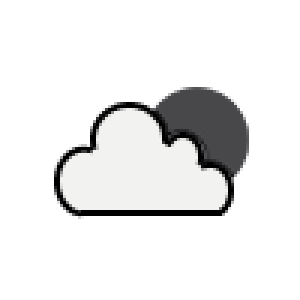
#> input picture images/new/02d.png, 100 x 100 px (shown 3 times larger)
$ python -i weather_station.py   (imports and definitions only)
#> lines starting #> are read from the running program, lines starting #| are printed output that depends on the picture
#> further down, picture is the input picture: PIL image 100x100 RGBA; mean R, G, B, A 35.5, 35.5, 35.5, 55.3
from PIL import Image
from PIL import  ImageDraw
from PIL import  ImageFont
import datetime
import io
from matplotlib import pyplot as plt
from matplotlib import dates as mdates
import os
import sys
import random
import json
from dotenv import load_dotenv

import weather as wlib


def transparency_to_white(image):
    ''' Changes transparency in PNG file to white color '''

    if image.mode == 'RGBA':
        alpha = image.split()[3]
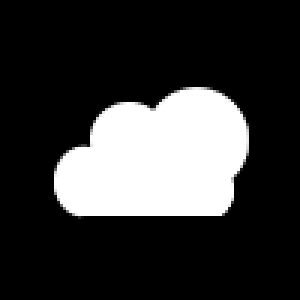
#> alpha: PIL image 100x100 L (shown 3 times larger); min 0, max 255, mean 55.3
        bgmask = alpha.point(lambda x: 255-x)
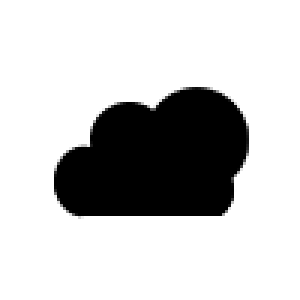
#> bgmask: PIL image 100x100 L (shown 3 times larger); min 0, max 255, mean 199.7
        image = image.convert('RGB')
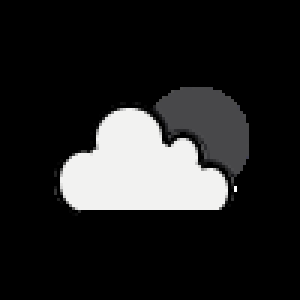
#> image: PIL image 100x100 RGB (shown 3 times larger); mean R, G, B 35.5, 35.5, 35.5
        image.paste((255,255,255), None, bgmask)
        return image


# [358 lines left out: functions get_photo_path, prepare_image, main, not called in this run]


# [10 lines not run here, left out]

>>> from PIL import Image
>>> picture = Image.open('images/new/02d.png')
>>> result = transparency_to_white(picture)

$ run again, on images/new/09d.png
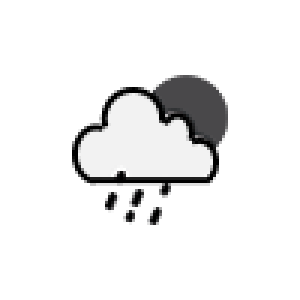
#> input picture images/new/09d.png, 100 x 100 px (shown 3 times larger)
#> picture is the input picture: PIL image 100x100 RGBA; mean R, G, B, A 23.6, 23.6, 23.7, 39.2
#> in transparency_to_white, `bgmask = alpha.point(lambda x: 255-x)`:
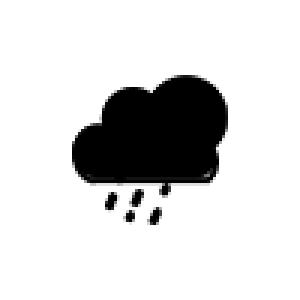
#> bgmask: PIL image 100x100 L (shown 3 times larger); min 0, max 255, mean 215.8
#> in transparency_to_white, `image = image.convert('RGB')`:
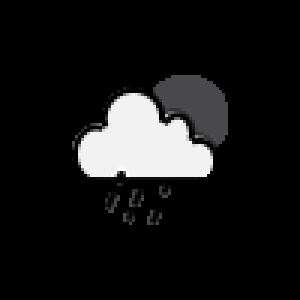
#> image: PIL image 100x100 RGB (shown 3 times larger); mean R, G, B 23.6, 23.6, 23.7
